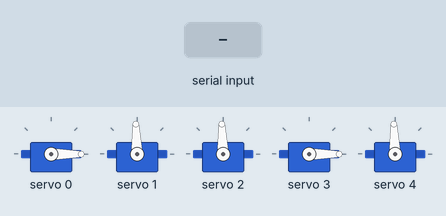
A sketch run on a simulated ESP32. Shown: 5 × servo. The inputs (shaded band) are chosen by the test bench. What the sketch prints to the serial monitor is not drawn.

Above: at 1.2 s.
1.3 s: "90,45,200,10,150\n" received over Serial
At 2.61 s:
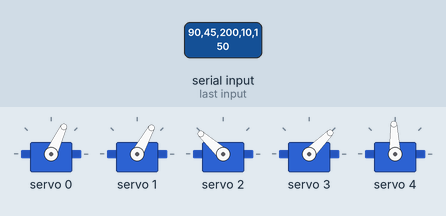
At 4.3 s:
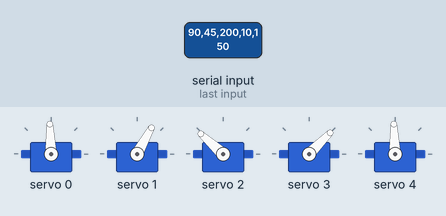
Timing chart, 0 to 5.8 s (numbered marks = the images above; inputs shaded):
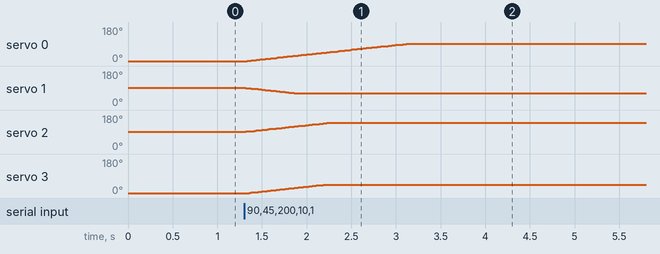

The sketch:

Frimware.ino
```cpp
#include <Wire.h>
#include <Adafruit_PWMServoDriver.h>

Adafruit_PWMServoDriver pwm(0x40);

//PCA9685
#define SERVO_MIN 110
#define SERVO_MAX 500

#define MOVE_INTERVAL 20
#define MOVE_STEP 1

// Servo channels
#define BASE_CH       0
#define SHOULDER_CH  1
#define ELBOW_CH    2
#define WRIST_CH     3
#define GRIPPER_CH  4

//LIMITS
// Base
#define BASE_MIN 30
#define BASE_MAX 150

// Shoulder
#define SHOULDER_MIN 60
#define SHOULDER_MAX 120

// Elbow
#define ELBOW_MIN 45
#define ELBOW_MAX 135

// Wrist
#define WRIST_MIN 45
#define WRIST_MAX 135

// Gripper
#define GRIPPER_MIN 0
#define GRIPPER_MAX 90

//CURRENT POSITIONS
int current_base = 0;
int current_shoulder = 90;
int current_elbow = 90;
int current_wrist = 0;
int current_gripper = 90;

//TARGET POSITIONS
int target_base = 0;
int target_shoulder = 90;
int target_elbow = 90;
int target_wrist = 0;
int target_gripper = 90;

unsigned long previous_move = 0;

//SERVO FUNCTION
void move_servo(int channel, int angle) {
  angle = constrain(angle, 0, 180);
  int pulse = map(angle, 0, 180, SERVO_MIN, SERVO_MAX);
  pwm.setPWM(channel, 0, pulse);
}

//SET TARGETS
void set_targets(
  int base,
  int shoulder,
  int elbow,
  int wrist,
  int gripper
) {

  target_base = constrain(base, BASE_MIN, BASE_MAX);

  target_shoulder = constrain(
    shoulder, SHOULDER_MIN, SHOULDER_MAX
  );

  target_elbow = constrain(
    elbow, ELBOW_MIN, ELBOW_MAX
  );

  target_wrist = constrain(
    wrist, WRIST_MIN, WRIST_MAX
  );

  target_gripper = constrain(
    gripper, GRIPPER_MIN, GRIPPER_MAX
  );
}

//SMOOTH MOVEMENT
void update_servo(int &current, int target, int channel) {
  if (current < target) {
    current = min(current + MOVE_STEP, target);
  }
  else if (current > target) {
    current = max(current - MOVE_STEP, target);
  }

  move_servo(channel, current);
}

void setup() {
  Serial.begin(115200);

  Serial.setTimeout(50);

  Wire.begin(21, 22);

  pwm.begin();
  pwm.setPWMFreq(50);

  // Initial positions
  move_servo(BASE_CH, current_base);
  move_servo(SHOULDER_CH, current_shoulder);
  move_servo(ELBOW_CH, current_elbow);
  move_servo(WRIST_CH, current_wrist);
  move_servo(GRIPPER_CH, current_gripper);

  Serial.println("ARM_READY");
}

void loop() {
  // Receive serial command:
  // base,shoulder,elbow,wrist,gripper
  if (Serial.available()) {
    String data = Serial.readStringUntil('\n');

    int base, shoulder, elbow, wrist, gripper;

    if (sscanf(
      data.c_str(),
      "%d,%d,%d,%d,%d",
      &base,
      &shoulder,
      &elbow,
      &wrist,
      &gripper
    ) == 5) {

      set_targets(
        base,
        shoulder,
        elbow,
        wrist,
        gripper
      );
    }
  }

  // Smooth servo movement
  if (millis() - previous_move >= MOVE_INTERVAL) {
    previous_move = millis();

    update_servo(current_base, target_base, BASE_CH);
    update_servo(current_shoulder, target_shoulder, SHOULDER_CH);
    update_servo(current_elbow, target_elbow, ELBOW_CH);
    update_servo(current_wrist, target_wrist, WRIST_CH);
    update_servo(current_gripper, target_gripper, GRIPPER_CH);
  }
}
```

Measured:
- after the input at 1.3 s, servo 0: moves from 0° to 92° over 1.8 s, starting at once; servo 1: moves from 92° to 61° over 0.59 s, starting at once; servo 2: moves from 92° to 138° over 0.91 s, starting at once; servo 3: moves from 0° to 45° over 0.87 s, starting after 0.06 s
